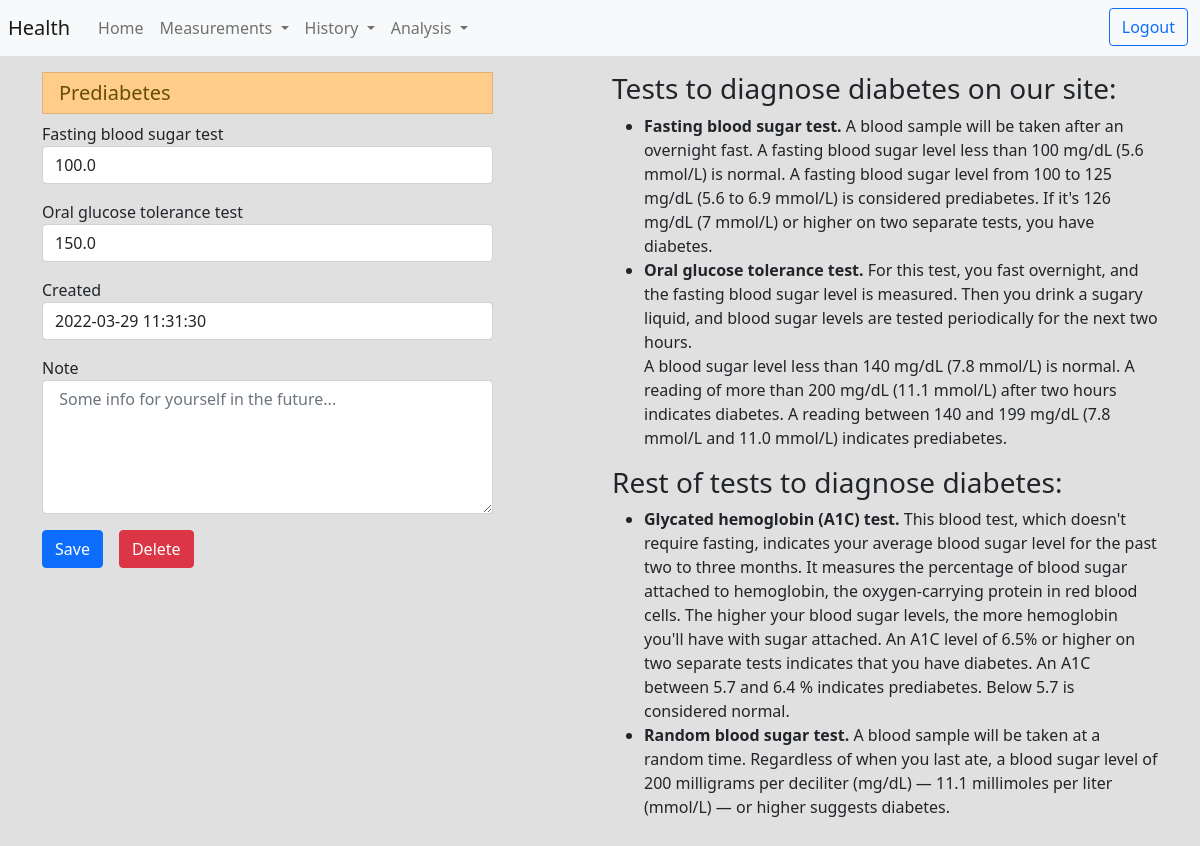
The app's page /history/glucose/details/16 (signed in) with its own data.
### measurements/models.py (models this page shows, shortened)
class Glucose(Timestamp):
  user = models.ForeignKey("auth.User", on_delete=models.CASCADE, related_name="glucose")
  glucose_blood = models.FloatField(blank=True, null=True)
  glucose_oral = models.FloatField(blank=True, null=True)
  category = models.PositiveSmallIntegerField(default=GCategory.NORMAL)
  note = models.TextField(max_length=500, blank=True, null=True)

### history/views.py (the view)
# urls.py: path('glucose/details/<int:measurement_id>', GlucoseDetail, name='glucose_details'),
def GlucoseDetail(request, measurement_id):
  measurement = get_object_or_404(Glucose, id=measurement_id)
  if request.user == measurement.user:
    if request.method == 'POST':
      if request.POST.get('delete') == 'Delete':
        measurement.delete()
        return HttpResponseRedirect(reverse('history:glucose_history'))
      else:
        form = GlucoseFormEdit(request.POST, instance=measurement)
        if form.is_valid():
          instance = form.save(commit=False)
          instance.user = request.user
          instance.save()
          return render(request, 'history/glucose_details.html',
                        {'form': form,
                         'm_category': measurement.category,
                         'category': GCategory,
                         'info': 'Saved'})
    else:
      form = GlucoseFormEdit(instance=measurement)
      return render(request, 'history/glucose_details.html',
                    {'form': form,
                    'm_category': measurement.category,
                    'category': GCategory})
  else:
    return HttpResponseRedirect(reverse_lazy('login'))

### measurements/forms.py
class GlucoseFormEdit(GlucoseForm):
  def __init__(self, *args, **kwargs):
    super().__init__(*args, **kwargs)
    self.helper.layout = Layout(
        Field(
          'glucose_blood', placeholder='mg/dL or mmol/L', css_class='js-measurement mb-3'
        ),
        Field(
          'glucose_oral', placeholder='mg/dL or mmol/L', css_class='js-measurement mb-3'
        ),
        Field(
          'created', placeholder=timezone.now(), css_class='mb-3'
        ),
        Field(
          'note', rows=5, placeholder=' Some info for yourself in the future...', css_class='w-100'
        ),
        ButtonHolder(
          Submit('submit', 'Save', onclick="buttonIndex=0;", css_class='btn btn-succes'),
          Submit('delete', 'Delete', onclick="buttonIndex=1;", css_class='btn btn-danger mx-3'),
          HTML('''{% if info %}<p class="align-self-center mb-0 jump-into">{{ info }}</p>{% endif %}'''),
          css_class='d-flex mt-2 mb-5'
        )
      )

### history/templates/history/glucose_details.html (shortened to what this page needs)
{% extends "base.html" %}
{% load crispy_forms_tags %}
{% block body %}
  <div class="container mb-4">
    <div class="row">
      <div class="col-sm-12 col-lg-5">
        {% if m_category == category.DIABETES %}
          <h5 class="list-group-item list-group-item-height-danger">Diabetes probability</h5>
        {% elif m_category == category.PREDIABETES %}
          <h5 class="list-group-item list-group-item-height-warning">Prediabetes</h5>
        {% elif m_category == category.LOW %}
          <h5 class="list-group-item list-group-item-warning">Low</h5>
        {% else %}
          <h5 class="list-group-item list-group-item-success">Normal</h5>
        {% endif %}
        {% crispy form %}
      </div>
      <div class="col-sm-12 col-lg-6 offset-lg-1">
        <h3>
          Tests to diagnose diabetes on our site:
        </h3>
        <ul>
          <li>
            <strong>Fasting blood sugar test.</strong> A blood sample will
            be taken after an overnight fast. A fasting blood sugar
            level less than 100 mg/dL (5.6 mmol/L) is normal. A fasting
            blood sugar level from 100 to 125 mg/dL (5.6 to 6.9 mmol/L)
            is considered prediabetes. If it's 126 mg/dL (7 mmol/L) or
            higher on two separate tests, you have diabetes.
          </li>
          <li>
            <strong>Oral glucose tolerance test.</strong> For this test, you fast
            overnight, and the fasting blood sugar level is measured.
            Then you drink a sugary liquid, and blood sugar levels are
            tested periodically for the next two hours.<br>
            A blood sugar level less than 140 mg/dL (7.8 mmol/L) is normal.
            A reading of more than 200 mg/dL (11.1 mmol/L) after two hours
            indicates diabetes. A reading between 140 and 199 mg/dL
            (7.8 mmol/L and 11.0 mmol/L) indicates prediabetes.
          </li>
        </ul>
        <h3>
          Rest of tests to diagnose diabetes:
        </h3>
        <ul>
          <li>
            <strong>Glycated hemoglobin (A1C) test.</strong>
            This blood test, which doesn't require fasting, indicates your
            average blood sugar level for the past two to three months. It
            measures the percentage of blood sugar attached to hemoglobin,
            the oxygen-carrying protein in red blood cells.
            The higher your blood sugar levels, the more hemoglobin you'll
            have with sugar attached. An A1C level of 6.5% or higher on two
            separate tests indicates that you have diabetes. An A1C between
            5.7 and 6.4 % indicates prediabetes. Below 5.7 is considered normal.
          </li>
          <li>
            <strong>Random blood sugar test.</strong> A blood sample will be
            taken at a random time. Regardless of when you last ate, a blood
            sugar level of 200 milligrams per deciliter (mg/dL) — 11.1 millimoles
            per liter (mmol/L) — or higher suggests diabetes.
          </li>
        </ul>
      </div>
    </div>
  </div>
{% endblock %}

### common/static/common/css/style.css (style rules this page uses)
body { background-color: rgb(224, 224, 224); }
.form-group { margin-bottom: 1rem; }
.list-group-item-height-warning, .table-height-warning > td, .table-height-warning > th { background-color: #ffcc8a; color: #664d03; }

### records on screen
Glucose: glucose_blood "100.0", glucose_oral "150.0", created "2022-03-29 11:31:30"
